Frame 1 (no input): blank canvas, image omitted
Frame 60 (no input): blank canvas, image omitted
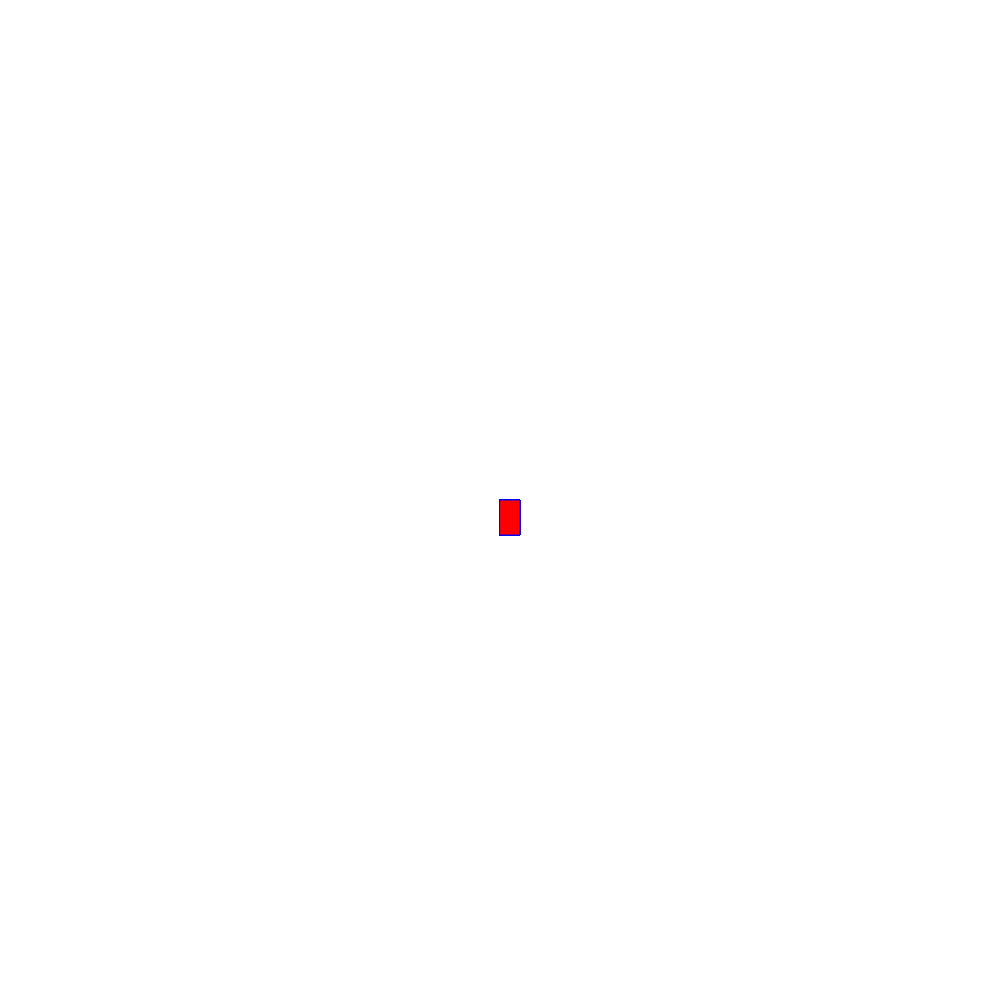
Frame 120 (the mouse pressed at the canvas centre since frame 60)

The p5.js sketch whose frames 1 and 60 were blank and that drew this single picture after the mouse press (run headless with seeded random() and noise() and a simulated clock; from frame 60 on, the mouse is pressed at the canvas centre):

// p5.js sketch
// ── sketch.js
function setup() {
    createCanvas(1000, 1000);
     background("white");
  }
  
  function draw() {
  
    stroke("blue");
    fill("red");
  
    // console.log(mouseIsPressed);
  
   if (mouseIsPressed) {
      rect(mouseX, mouseY, 20, 35);
    }
  }
